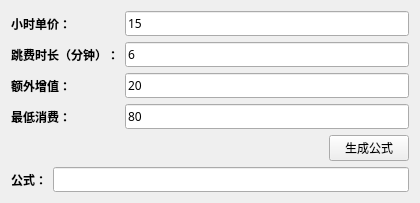
<ui version="4.0">
 <author/>
 <comment/>
 <exportmacro/>
 <class>FormulaCalcuAverForm</class>
 <widget name="FormulaCalcuAverForm" class="QWidget">
 <property name="geometry">
  <rect>
   <x>0</x>
   <y>0</y>
   <width>420</width>
   <height>198</height>
  </rect>
 </property>
 <property name="windowTitle">
  <string>Form</string>
 </property>
 <layout class="QVBoxLayout" name="verticalLayout">
  <item>
   <layout class="QHBoxLayout" name="horizontalLayout">
    <item>
     <layout class="QGridLayout" name="gridLayout">
      <item row="0" column="0">
       <widget class="QLabel" name="priceLabel">
        <property name="font">
         <font>
          <family>微软雅黑</family>
          <weight>75</weight>
          <bold>true</bold>
         </font>
        </property>
        <property name="text">
         <string>小时单价：</string>
        </property>
       </widget>
      </item>
      <item row="0" column="1">
       <widget class="QLineEdit" name="priceEdit">
        <property name="font">
         <font>
          <family>微软雅黑</family>
         </font>
        </property>
        <property name="text">
         <string>15</string>
        </property>
       </widget>
      </item>
      <item row="1" column="0">
       <widget class="QLabel" name="jumpTimeLabel">
        <property name="font">
         <font>
          <family>微软雅黑</family>
          <weight>75</weight>
          <bold>true</bold>
         </font>
        </property>
        <property name="text">
         <string>跳费时长（分钟）：</string>
        </property>
       </widget>
      </item>
      <item row="1" column="1">
       <widget class="QLineEdit" name="jumpTimeEdit">
        <property name="font">
         <font>
          <family>微软雅黑</family>
         </font>
        </property>
        <property name="text">
         <string>6</string>
        </property>
       </widget>
      </item>
      <item row="2" column="0">
       <widget class="QLabel" name="gainLabel">
        <property name="font">
         <font>
          <family>微软雅黑</family>
          <weight>75</weight>
          <bold>true</bold>
         </font>
        </property>
        <property name="text">
         <string>额外增值：</string>
        </property>
       </widget>
      </item>
      <item row="2" column="1">
       <widget class="QLineEdit" name="gainEdit">
        <property name="font">
         <font>
          <family>微软雅黑</family>
         </font>
        </property>
        <property name="text">
         <string>20</string>
        </property>
       </widget>
      </item>
      <item row="3" column="0">
       <widget class="QLabel" name="minPriceLabel">
        <property name="font">
         <font>
          <family>微软雅黑</family>
          <weight>75</weight>
          <bold>true</bold>
         </font>
        </property>
        <property name="text">
         <string>最低消费：</string>
        </property>
       </widget>
      </item>
      <item row="3" column="1">
       <widget class="QLineEdit" name="minPriceEdit">
        <property name="font">
         <font>
          <family>微软雅黑</family>
         </font>
        </property>
        <property name="text">
         <string>80</string>
        </property>
       </widget>
      </item>
     </layout>
    </item>
   </layout>
  </item>
  <item>
   <layout class="QHBoxLayout" name="horizontalLayout_2">
    <item>
     <spacer name="horizontalSpacer_3">
      <property name="orientation">
       <enum>Qt::Horizontal</enum>
      </property>
      <property name="sizeHint" stdset="0">
       <size>
        <width>40</width>
        <height>20</height>
       </size>
      </property>
     </spacer>
    </item>
    <item>
     <widget class="QPushButton" name="formulaCreateButton">
      <property name="font">
       <font>
        <family>仿宋</family>
       </font>
      </property>
      <property name="text">
       <string>生成公式</string>
      </property>
     </widget>
    </item>
   </layout>
  </item>
  <item>
   <layout class="QHBoxLayout" name="horizontalLayout_3">
    <item>
     <widget class="QLabel" name="formulaLabel">
      <property name="font">
       <font>
        <family>微软雅黑</family>
        <weight>75</weight>
        <bold>true</bold>
       </font>
      </property>
      <property name="text">
       <string>公式：</string>
      </property>
     </widget>
    </item>
    <item>
     <widget class="QLineEdit" name="formulaEdit">
      <property name="font">
       <font>
        <family>微软雅黑</family>
       </font>
      </property>
      <property name="text">
       <string/>
      </property>
     </widget>
    </item>
   </layout>
  </item>
  <item>
   <spacer name="verticalSpacer">
    <property name="orientation">
     <enum>Qt::Vertical</enum>
    </property>
    <property name="sizeHint" stdset="0">
     <size>
      <width>20</width>
      <height>1</height>
     </size>
    </property>
   </spacer>
  </item>
 </layout>
 </widget>
 <pixmapfunction/>
 <connections/>
</ui>
